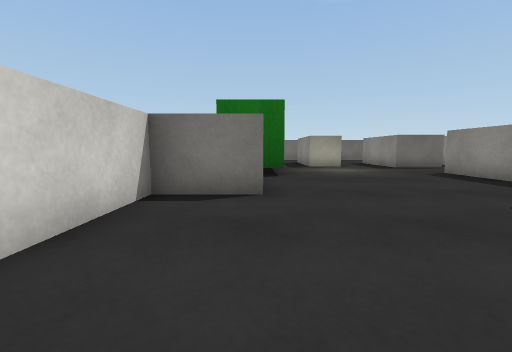
[1] (above)

19 first-person views from a walk through a scene from a Unity 3-D project. The camera is 0.4 m above the floor, tilts 6° down and sees 90° across. The floor is counted in squares, 0.5 m on a side. Each view is taken from the middle of a square. On the plan, view 1 faces up. The plan holds only what a view shows up to about 10 squares ahead; the rest is blank. Some surface patterns are stand-ins.

[2]
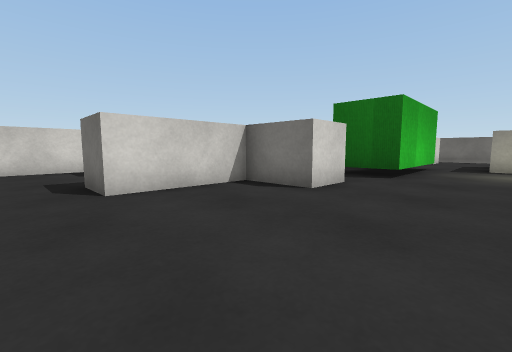

[3]
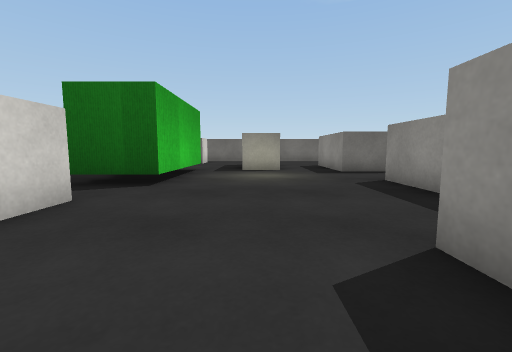

[4]
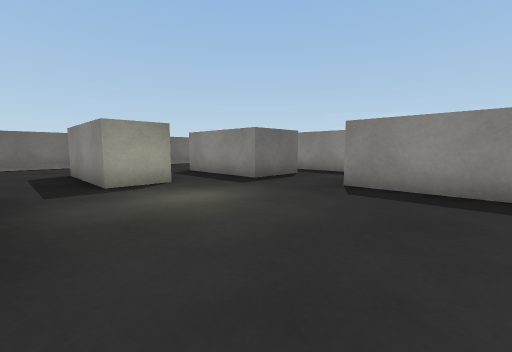

[5]
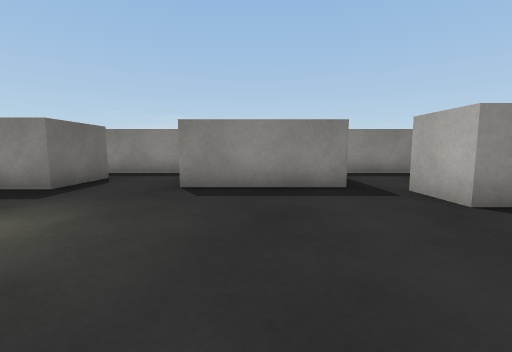

[6]
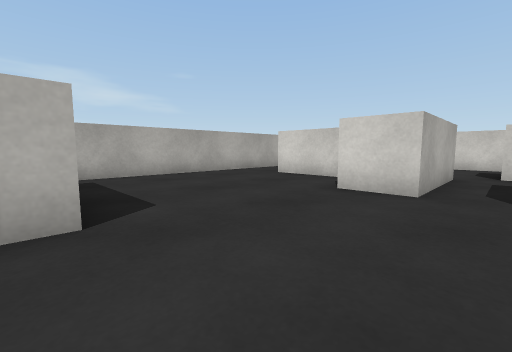

[7]
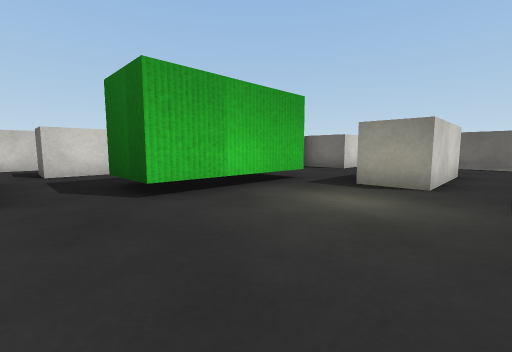

[8]
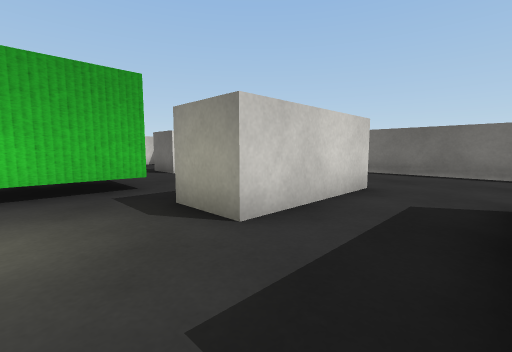

[9]
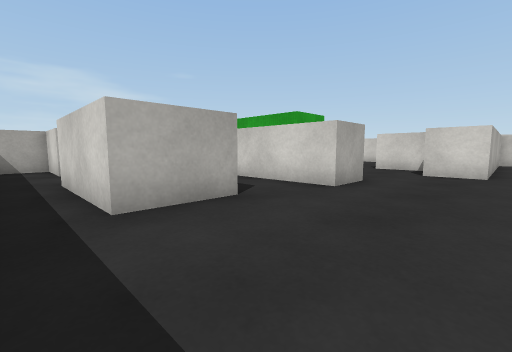

[10]
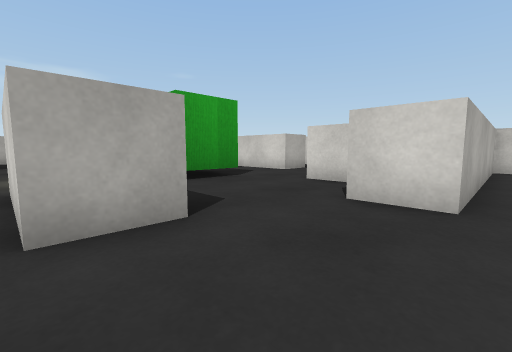

[11]
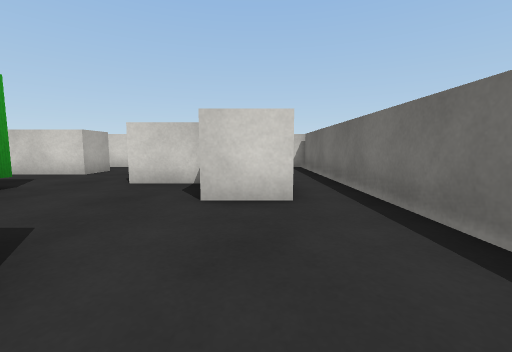

[12]
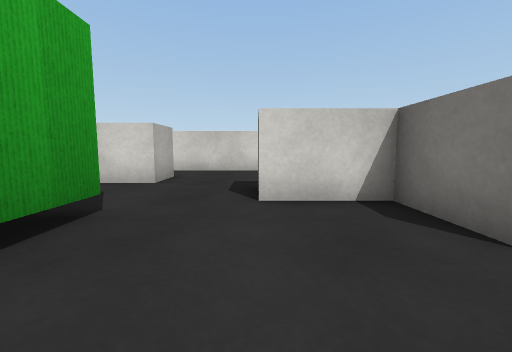

[13]
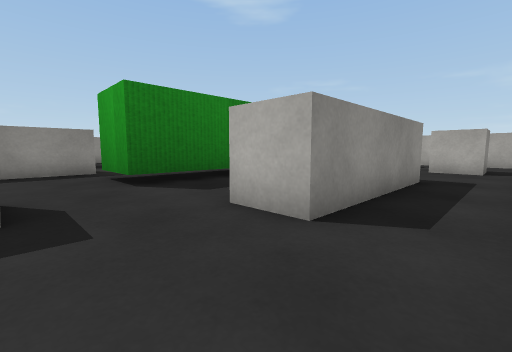

[14]
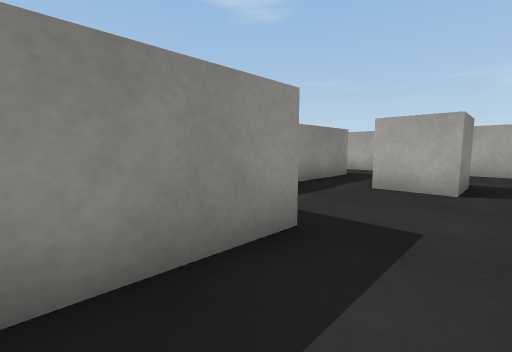

[15]
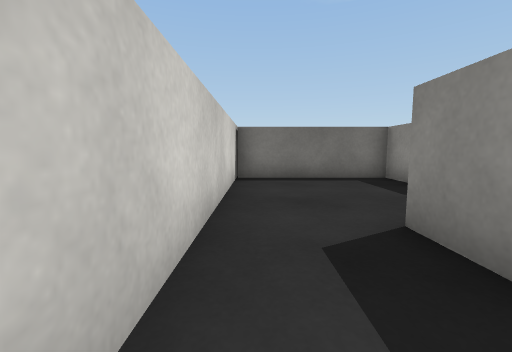

[16]
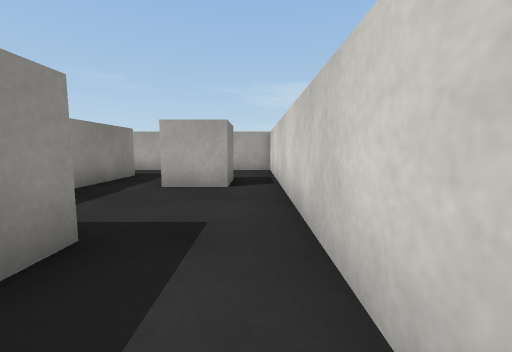

[17]
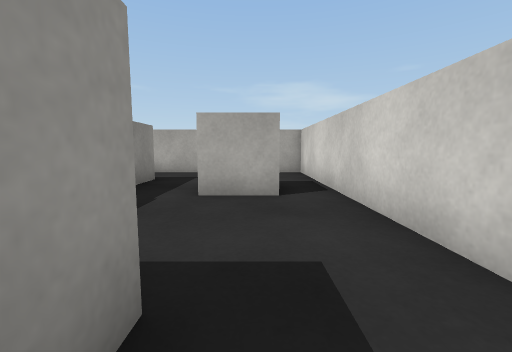

[18]
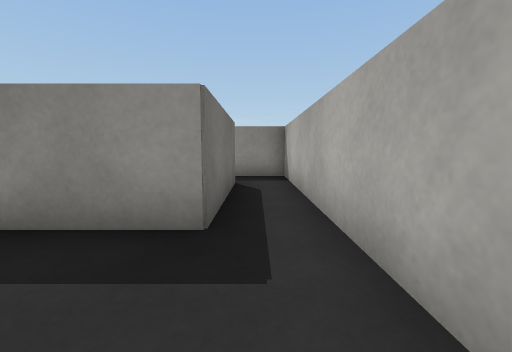

[19]
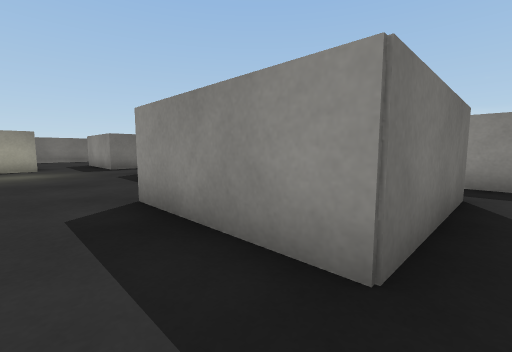

### Floor plan
Key: @ floor where view 1 was taken; # wall or solid block; . floor; B white block; C white cube; O other object.
Columns run from 8 left of view 1 to 10 right of it. Each row starts with its distance up from view 1.
 19   #############
 18 #.................
 17 #########.........
 16 #####B###.........
 15 #....BB....BB.....
 14 #....BB....BB.BBB.
 13 #..........BB.B B.
 12 #......OOO.BB.B B.#
 11 #..##..O O....BBB.#
 10 #..##..O O........#
  9 #..##..O O........
  8 #..##..OOO....B B.
  7 #..##.........B B.
  6 #....BBBB.....   B
  5 #.... BBB.....BB
  4 #....BB......BB...#
  3 #.CC.BB......BB...#
  2 #.CC.BB......    .#
  1 #....BB......BBBB.#
  0 #.......@.........#
 -1 ###################

Where each view was taken, in squares from view 1:
view 1: 0 up, 0 right, facing up
view 2: 0 up, 3 right, facing up-left
view 3: 2 up, 3 right, facing up
view 4: 6 up, 1 right, facing up-right
view 5: 7 up, 1 right, facing right
view 6: 7 up, 5 right, facing down-left
view 7: 6 up, 5 right, facing up-left
view 8: 10 up, 6 right, facing up-left
view 9: 18 up, 9 right, facing down-left
view 10: 18 up, 4 right, facing down-left
view 11: 17 up, 4 right, facing left
view 12: 14 up, 2 right, facing left
view 13: 14 up, 7 left, facing down-right
view 14: 9 up, 7 left, facing down-right
view 15: 9 up, 7 left, facing up
view 16: 9 up, 7 left, facing down
view 17: 8 up, 6 left, facing down
view 18: 0 up, 2 right, facing right
view 19: 0 up, 3 right, facing up-right
